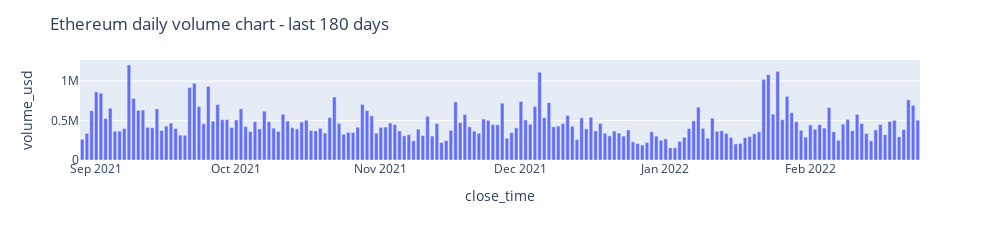

Notebook code cell kept with this figure:
### Code cell
volume = px.bar(eth_1d_last180, x='close_time', y='volume_usd')
volume.update_layout(height=200, width=1000, title="Ethereum daily volume chart - last 180 days")
volume.show()

### Figure 1 — Plotly figure (JSON) as saved in the notebook; plotly's stock layout.template omitted (floating-point values rounded to 4 significant figures; data arrays with more than 128 entries replaced by an {"elided": "..."} marker saying what was removed)
{"data": [{"alignmentgroup": "True", "hovertemplate": "close_time=%{x}<br>volume_usd=%{y}<extra></extra>", "legendgroup": "", "marker": {"color": "#636efa", "pattern": {"shape": ""}}, "name": "", "offsetgroup": "", "orientation": "v", "showlegend": false, "textposition": "auto", "type": "bar", "x": {"elided": "180 str values"}, "xaxis": "x", "y": {"elided": "180 float values"}, "yaxis": "y"}], "layout": {"barmode": "relative", "height": 200, "legend": {"tracegroupgap": 0}, "margin": {"t": 60}, "title": {"text": "Ethereum daily volume chart - last 180 days"}, "width": 1000, "xaxis": {"anchor": "y", "domain": [0, 1], "title": {"text": "close_time"}}, "yaxis": {"anchor": "x", "domain": [0, 1], "title": {"text": "volume_usd"}}}}
